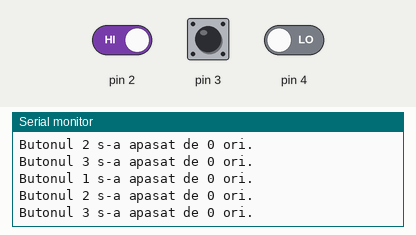
Simulated run of this sketch. Board: Arduino Uno, built with avr-gcc and run on an emulated ATmega328P. On the bench: the last lines printed to the serial monitor. The inputs (shaded band) are chosen by the test bench; at power-on: pin 4 LOW, pin 2 HIGH, pin 3 HIGH.

Above: at 1.2 s.
1.3 s: pin 4 driven HIGH
At 2.6 s:
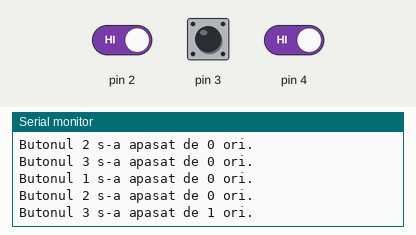
2.8 s: pin 4 driven LOW
At 3.6 s:
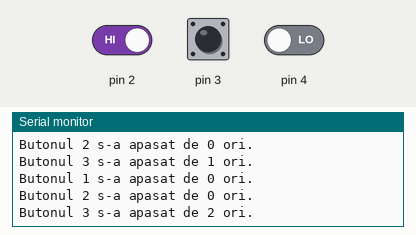
4.3 s: pin 2 driven LOW
At 5.5 s:
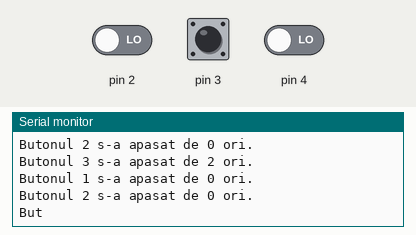
5.8 s: pin 2 driven HIGH
At 6.8 s:
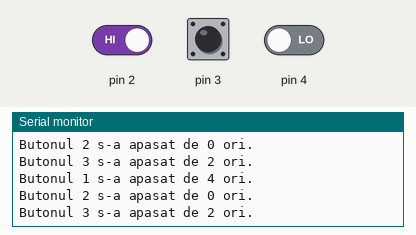
Timing chart, 0 to 8.4 s (numbered marks = the images above; inputs shaded):
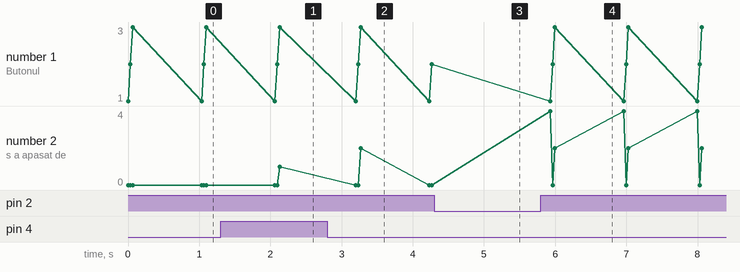

Measured:
- after the input at 1.3 s, the serial monitor: prints a new line after 0.83 s (image 1)
- after the input at 2.8 s, the serial monitor: prints a new line after 0.47 s (image 2)
- after the input at 5.8 s, the serial monitor: prints a new line after 0.10 s (image 4)

The sketch:

program3.ino
```cpp
#include <util/delay.h>

volatile int a1 = 0;
volatile int a2 = 0;
volatile int a3 = 0;

void setup()
{
    EIMSK |= (1 << INT0);
    EIMSK |= (1 << INT1);
    PCICR |= (1 << PCIE2);
    PCMSK2 |= (1 << PCINT20);
    Serial.begin(9600);
}

void loop()
{
    Serial.print("Butonul 1 s-a apasat de ");
    Serial.print(a1, DEC);
    Serial.print(" ori.");
    Serial.println();
    Serial.print("Butonul 2 s-a apasat de ");
    Serial.print(a2, DEC);
    Serial.print(" ori.");
    Serial.println();
    Serial.print("Butonul 3 s-a apasat de ");
    Serial.print(a3, DEC);
    Serial.print(" ori.");
    Serial.println();
    delay(1000);
}

ISR(INT0_vect)
{
    a1++;
    _delay_ms(400);
}

ISR(INT1_vect)
{
    a2++;
    _delay_ms(400);
}

ISR(PCINT2_vect)
{
    a3++;
    _delay_ms(400);
}
```
